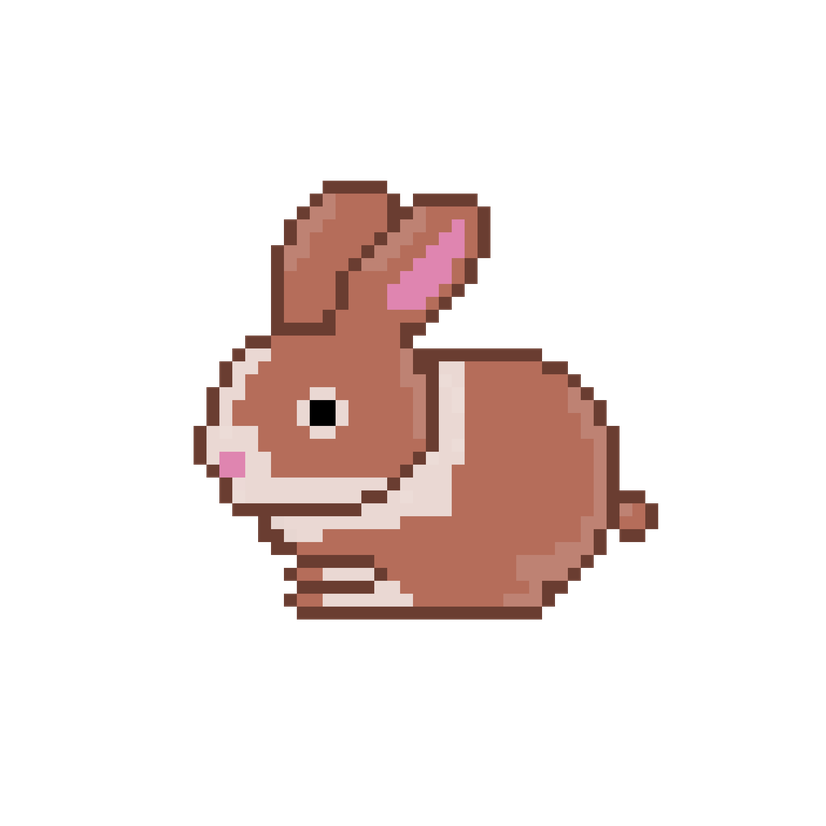
#> input picture assets/bunny.png, 826 x 826 px, shrunk from 1984 x 1984 before the run
$ python 'figure 1.py'
#> lines starting #> are read from the running program, lines starting #| are printed output that depends on the picture
import matplotlib.pyplot as plt
import matplotlib.patches as patches
from matplotlib.patches import FancyBboxPatch
from matplotlib.offsetbox import OffsetImage, AnnotationBbox
import matplotlib.image as mpimg
import os

SCRIPT_DIR  = os.path.dirname(os.path.abspath(__file__))
ASSETS_DIR  = os.path.join(SCRIPT_DIR, "..", "assets")    # figures/ -> ../assets/
OUTPUT_DIR  = os.path.join(SCRIPT_DIR, "generated")        # figures/generated/
os.makedirs(OUTPUT_DIR, exist_ok=True)

img_bunny  = mpimg.imread(os.path.join(ASSETS_DIR, "bunny.png"))
#> img_bunny is the input picture: shape (826, 826, 4) float32; mean R, G, B, A 0.131, 0.0871, 0.0772, 0.188
img_carrot = mpimg.imread(os.path.join(ASSETS_DIR, "carrot.PNG"))
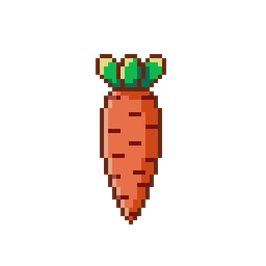
#> input picture assets/carrot.PNG, 266 x 266 px, shrunk from 640 x 640 before the run
#> img_carrot is the input picture: shape (266, 266, 4) float32; mean R, G, B, A 0.0822, 0.0458, 0.0262, 0.12

REF_PX = img_bunny.shape[0]
#> REF_PX = 826

# ── Actual Easy level: 5x5, no walls ─────────────────────────────────────────
ROWS, COLS = 5, 5
GRID = [[0]*5 for _ in range(5)]   # all free, no walls in Easy

BUNNY_POS  = (1, 0)
CARROT_POS = (3, 3)

WALL_COLOR   = "#AAAAAA"
FREE_COLOR   = "#FFFFFF"
GRID_COLOR   = "#BBBBBB"
ACCENT_GREEN = "#2D8A3E"
TEXT_DARK    = "#111111"
BOX_BG       = "#F5F5F5"

br, bc = BUNNY_POS
cr, cc = CARROT_POS
CARROT_DIR = (int((cr-br>0)-(cr-br<0)), int((cc-bc>0)-(cc-bc<0)))


def place(ax, img, zoom, x, y):
    ob = OffsetImage(img, zoom=zoom, interpolation="nearest")
    ob.image.axes = ax
    ax.add_artist(AnnotationBbox(ob, (x, y), frameon=False, zorder=5))


fig = plt.figure(figsize=(12, 9), facecolor="white")
fig.text(0.5, 0.968, "Easy Level Environment (Example)",
         ha="center", va="top", fontsize=14, fontweight="bold", color=TEXT_DARK)

# ── Grid ──────────────────────────────────────────────────────────────────────
ax_grid = fig.add_axes([0.08, 0.38, 0.45, 0.56], aspect="equal")

for r in range(ROWS):
    for c in range(COLS):
        fc = WALL_COLOR if GRID[r][c] else FREE_COLOR
        ax_grid.add_patch(patches.Rectangle((c, ROWS-1-r), 1, 1,
                          lw=0.8, ec=GRID_COLOR, fc=fc))

gz = 0.050
zb = gz
zc = gz * (REF_PX / img_carrot.shape[0])
#> zc = 0.155
place(ax_grid, img_bunny,  zb, bc+0.5, ROWS-1-br+0.5)
place(ax_grid, img_carrot, zc, cc+0.5, ROWS-1-cr+0.5)

ax_grid.set_xlim(0, COLS); ax_grid.set_ylim(0, ROWS)
ax_grid.axis("off")
for sp in ax_grid.spines.values():
    sp.set_visible(True); sp.set_linewidth(1.5); sp.set_color("#555")

# ── Legend ────────────────────────────────────────────────────────────────────
ax_leg = fig.add_axes([0.62, 0.54, 0.32, 0.38])
ax_leg.set_xlim(0, 1); ax_leg.set_ylim(0, 1); ax_leg.axis("off")

ax_leg.add_patch(FancyBboxPatch((0.04, 0.04), 0.92, 0.92,
                  boxstyle="round,pad=0.03", lw=1.5, ec="#888",
                  fc="white", ls="--", transform=ax_leg.transAxes))
ax_leg.text(0.5, 0.93, "Legend", ha="center", va="top",
            fontsize=11, fontweight="bold", transform=ax_leg.transAxes)

leg_zoom = 0.038
for img, zoom, y, label in [
        (img_bunny,  leg_zoom, 0.65, "Rabbit (Agent)"),
        (img_carrot, leg_zoom*(REF_PX/img_carrot.shape[0]), 0.35, "Carrot (Goal)")]:
    ob = OffsetImage(img, zoom=zoom, interpolation="nearest")
    ax_leg.add_artist(AnnotationBbox(ob, (0.19, y),
                      xycoords="axes fraction", frameon=False))
    ax_leg.text(0.37, y, label, va="center", fontsize=10,
                transform=ax_leg.transAxes)
#> this loop made 2 passes
#> (zoom, y, label) on passes 1 to 2: (0.038, 0.65, 'Rabbit (Agent)'), (0.118, 0.35, 'Carrot (Goal)')

# ── Bottom diagram ────────────────────────────────────────────────────────────
ax_bot = fig.add_axes([0.03, 0.01, 0.94, 0.34])
ax_bot.set_xlim(0, 1); ax_bot.set_ylim(0, 1); ax_bot.axis("off")

ax_bot.add_patch(FancyBboxPatch((0.01, 0.04), 0.98, 0.92,
                  boxstyle="round,pad=0.02", lw=1.2, ec="#CCCCCC",
                  fc=BOX_BG, transform=ax_bot.transAxes))

ax_bot.text(0.02, 0.93, "Step 1: Relative Direction Calculation",
            fontsize=10, fontweight="bold", va="top",
            transform=ax_bot.transAxes, color=TEXT_DARK)

zbs = 0.060
zcs = zbs * (REF_PX / img_carrot.shape[0])
#> zcs = 0.186

place(ax_bot, img_bunny,  zbs, 0.08, 0.57)
ax_bot.text(0.08, 0.82, "Rabbit Position", ha="center", fontsize=9,
            transform=ax_bot.transAxes, color=TEXT_DARK)
ax_bot.text(0.08, 0.30, f"({br}, {bc})", ha="center", fontsize=10,
            transform=ax_bot.transAxes, color=TEXT_DARK)

place(ax_bot, img_carrot, zcs, 0.26, 0.57)
ax_bot.text(0.26, 0.82, "Carrot Position", ha="center", fontsize=9,
            transform=ax_bot.transAxes, color=TEXT_DARK)
ax_bot.text(0.26, 0.30, f"({cr}, {cc})", ha="center", fontsize=10,
            transform=ax_bot.transAxes, color=TEXT_DARK)

ax_bot.annotate("", xy=(0.41, 0.57), xytext=(0.35, 0.57),
                xycoords="axes fraction", textcoords="axes fraction",
                arrowprops=dict(arrowstyle="->, head_width=0.3",
                                color="#555", lw=1.5))

ax_bot.text(0.44, 0.80, "Row Difference", fontsize=9,
            transform=ax_bot.transAxes, color=TEXT_DARK)
ax_bot.text(0.44, 0.63, f"{cr} - {br} = {cr-br}  \u2192  sign = ", fontsize=9,
            transform=ax_bot.transAxes, color=TEXT_DARK)
ax_bot.text(0.658, 0.63, f"{CARROT_DIR[0]:+d}", fontsize=9, fontweight="bold",
            transform=ax_bot.transAxes, color=ACCENT_GREEN)

ax_bot.text(0.44, 0.44, "Column Difference", fontsize=9,
            transform=ax_bot.transAxes, color=TEXT_DARK)
ax_bot.text(0.44, 0.27, f"{cc} - {bc} = {cc-bc}  \u2192  sign = ", fontsize=9,
            transform=ax_bot.transAxes, color=TEXT_DARK)
ax_bot.text(0.658, 0.27, f"{CARROT_DIR[1]:+d}", fontsize=9, fontweight="bold",
            transform=ax_bot.transAxes, color=ACCENT_GREEN)

ax_bot.annotate("", xy=(0.725, 0.57), xytext=(0.695, 0.57),
                xycoords="axes fraction", textcoords="axes fraction",
                arrowprops=dict(arrowstyle="->, head_width=0.3",
                                color="#555", lw=1.5))

ax_bot.text(0.74, 0.93, "Step 2: State Encoding",
            fontsize=10, fontweight="bold", va="top",
            transform=ax_bot.transAxes, color=TEXT_DARK)

ax_bot.add_patch(FancyBboxPatch((0.735, 0.15), 0.245, 0.72,
                  boxstyle="round,pad=0.02", lw=1.0, ec="#AAAAAA",
                  fc="white", transform=ax_bot.transAxes))

ax_bot.text(0.858, 0.80, "Relative Direction (Row, Column)",
            ha="center", fontsize=8.5, transform=ax_bot.transAxes, color=TEXT_DARK)
ax_bot.text(0.858, 0.60, f"({CARROT_DIR[0]:+d}, {CARROT_DIR[1]:+d})",
            ha="center", fontsize=14, fontweight="bold",
            transform=ax_bot.transAxes, color=ACCENT_GREEN)

ax_bot.annotate("", xy=(0.858, 0.40), xytext=(0.858, 0.50),
                xycoords="axes fraction", textcoords="axes fraction",
                arrowprops=dict(arrowstyle="->, head_width=0.3",
                                color="#555", lw=1.5))

ax_bot.text(0.858, 0.29, f"State = ({CARROT_DIR[0]}, {CARROT_DIR[1]})",
            ha="center", fontsize=11, fontweight="bold",
            transform=ax_bot.transAxes, color=TEXT_DARK)

fig.text(0.5, 0.005,
         " ",
         ha="center", va="bottom", fontsize=11, fontstyle="italic", color=TEXT_DARK)

out_path = os.path.join(OUTPUT_DIR, "figure 1.png")
plt.savefig(out_path, dpi=200, bbox_inches="tight", facecolor="white")
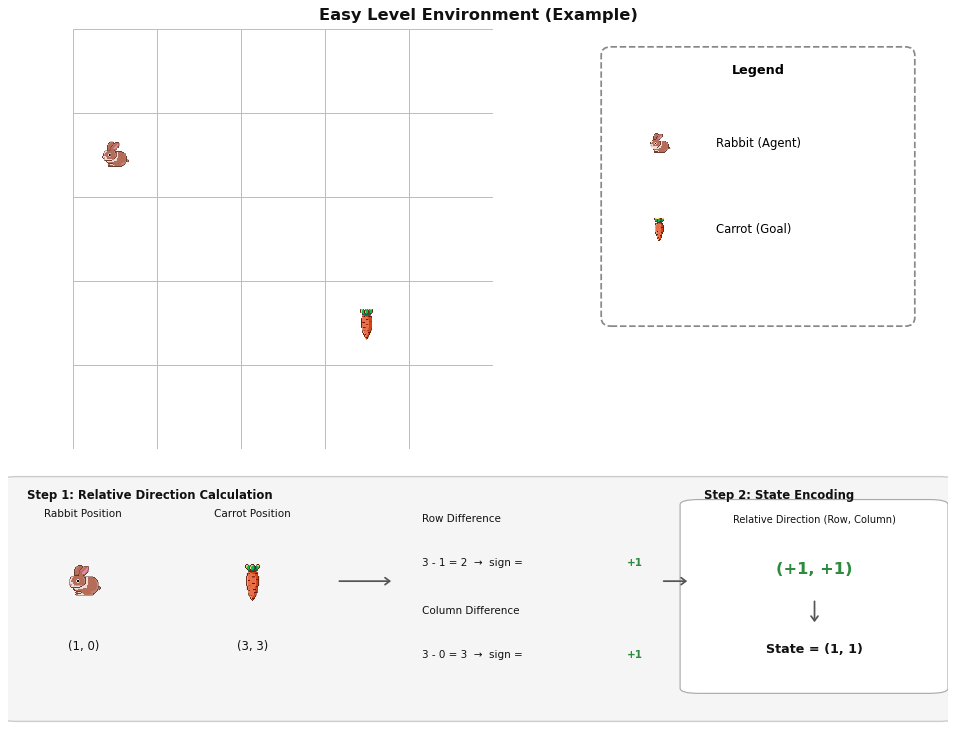
#> figure drawn by matplotlib, 3 panels
print(f"Saved {out_path}")
plt.show()
